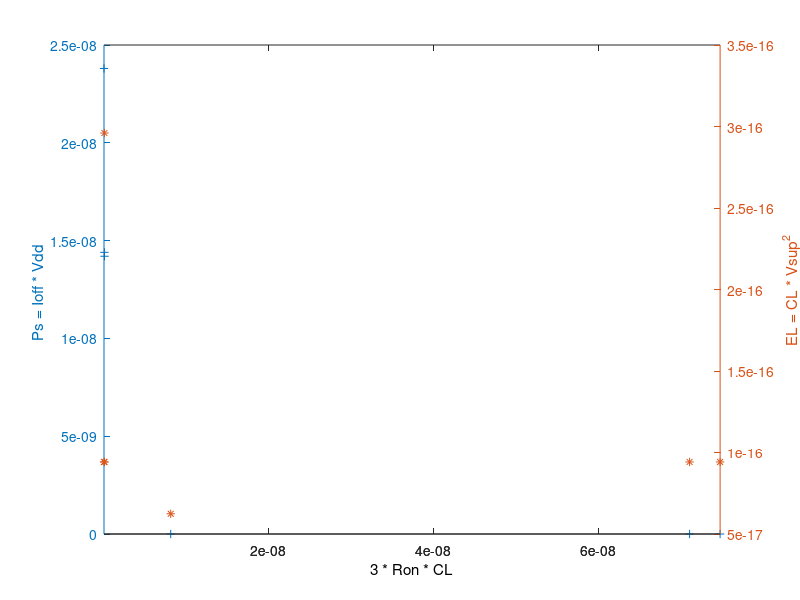

The MATLAB source for this figure:
clear all
close all

%x (atraso) 		3 * Ron * CL
x = [8.16E-11 8.12E-09 9.68E-11 7.10E-08 3.43E-11 7.47E-08]

%y1 (potência Os) 	Ps = Ioff * Vdd 
y1 = [1.44E-08 9.60E-15 1.42E-08 1.51E-15 2.38E-08 1.05E-14]

%y2 (potência EL)	EL = CL * Vsup^2
y2 = [2.96E-16 6.24E-17 9.42E-17 9.42E-17 9.42E-17 9.42E-17]


figure
[AX,H1,H2] = plotyy(x,y1,x,y2,'plot');

set(get(AX(1),'Xlabel'),'String','3 * Ron * CL')
set(get(AX(1),'Ylabel'),'String','Ps = Ioff * Vdd ')
set(get(AX(2),'Ylabel'),'String','EL = CL * Vsup^2')

set(H1,'LineStyle','none')
set(H2,'LineStyle','none')

set(H1,'Marker','+')
set(H2,'Marker','*')


print('meugrafico', '-depsc');